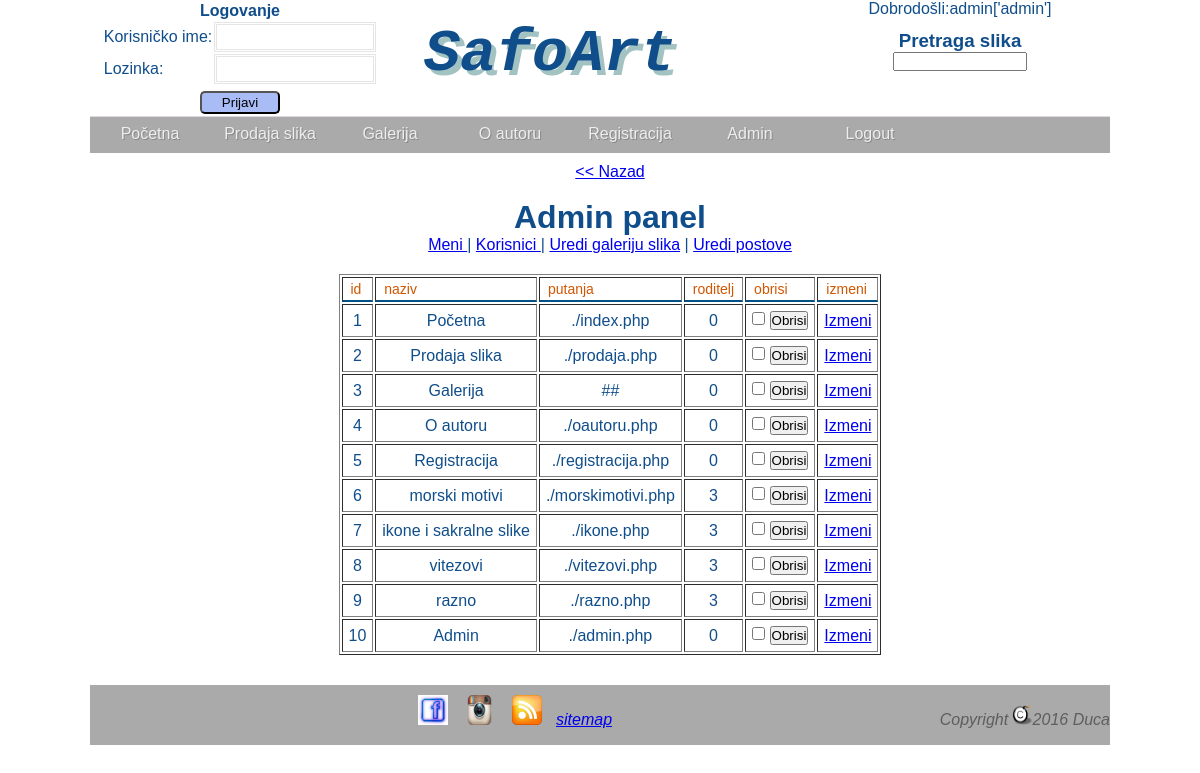
The app's page /net2ftp-1475092921/public_html/view_meni.php (signed in) with its own data.
### tables this page shows
CREATE TABLE IF NOT EXISTS `menu` (
  `idMenu` int(50) NOT NULL AUTO_INCREMENT,
  `ime` varchar(50) NOT NULL,
  `x` int(15) NOT NULL,
  `link` varchar(50) NOT NULL,
  `tezina` int(50) NOT NULL,
  `roditelj` int(50) NOT NULL,
  PRIMARY KEY (`idMenu`)
);

### net2ftp-1475092921/public_html/view_meni.php (the view, shortened to what this page needs)
<?php
   if($_SESSION['nazivUloge']=='admin'){
   ?>
<!DOCTYPE html PUBLIC "-//W3C//DTD XHTML 1.0 Transitional//EN" "http://www.w3.org/TR/xhtml1/DTD/xhtml1-transitional.dtd">
<html xmlns="http://www.w3.org/1999/xhtml" xml:lang="en" lang="en">
<html>
    <head>
		 <link href="style.css" rel="stylesheet" type="text/css" />
		  <link rel="stylesheet" href="base.css" type="text/css" media="screen" charset="utf-8"/>
	</head>
    <body>
	 <div id="omot">
	       <div id="header"><?php include('header.php');?> </div>
		   <div class="nav">
           <?php include_once('menu.php'); ?>
		   </div>
		   <div id="sredina" style="margin:auto;text-align:center;padding:10px;">
		    <p><a href="admin.php"><< Nazad</a></p><br/>
	              <h1>Admin panel</h1>
				  <a href="view_meni.php"> Meni </a>  |
		         <a href="korisnici.php"> Korisnici </a>  |
		   <a href="adminSlike.php">Uredi galeriju slika</a>      |
		  <a href="adminPost.php">Uredi postove</a>
		         <div id="adminPrikaz">
		<?php
		include('konn.php');
	$upit="SELECT * FROM menu ORDER BY idMenu";
	$run=mysqli_query($conn,$upit);
	if(mysqli_num_rows($run) == 0)
	{
		echo "Trenutno nema zapisa u bazi !";
	}
	else
	{
	?>
		<form method="post" action="<?php echo $_SERVER['php_self'];?>">
	<table border='1' class='brisKor'style="margin:20px auto;">
		<tr>
	<th>id</th>
	<th>naziv</th>
	<th>putanja</th>
	<th>roditelj</th>
	<th>obrisi</th>
	<th>izmeni</th>
	</tr>
<?php
	while($red=mysqli_fetch_array($run)){
	echo '<tr>
		<td>'. $red['idMenu'].'</td>
	<td>'.$red['ime'].'</td>
	<td>'. $red['link'].'</td>
	<td>'.$red['roditelj'].'</td>
	<td><input type="checkbox" name="brisanje[]" value='.$red['idMenu'].'>
	<input type="submit" name="btnBrisi" value="Obrisi"></td>
	<td><a href="izmeni.php?edit='. $red['idMenu'].'">Izmeni</a></td>
	</tr>';
 } ?>
	</table></form><?php }?>
				</div>
		   </div>
		   <div id="footer"><?php include('footer.php');?></div>
	 </div>
	</body>
</html>
<?php }
   else{
	   header('Location:index.php');
   }
 ?>

### net2ftp-1475092921/public_html/menu.php (shortened to what this page needs)
 <?php
  include('konn.php');
$upit="SELECT * FROM menu WHERE roditelj=0 ORDER BY idMenu ASC";
$rezultat=mysqli_query($conn,$upit);
 echo '<ul id="menu" class="menu">';
 while($red=mysqli_fetch_array($rezultat)){
	 echo"<li><a href='".$red['link']."' >".$red['ime']."</a>";
     Podmeni($red['idMenu'],$conn);
	 echo"</li>";
 }
 if(isset($_SESSION['idUloge']))
			{
			?>
			<a href="logout.php">Logout</a>
			<?php }
 echo "</ul>";
  function Podmeni($roditelj,$conn)
		{
			$upit1="SELECT * FROM menu WHERE roditelj=$roditelj ORDER BY idMenu ASC";
			$rezultat=mysqli_query($conn,$upit1);
			$vratila_podmeni=mysqli_num_rows($rezultat);
			if($vratila_podmeni>0)
			{
				while($red=mysqli_fetch_array($rezultat))
				{
					Podmeni($red['idMenu'],$conn);
				}
			}
		}
	?>

### net2ftp-1475092921/public_html/style.css (style rules this page uses)
* { padding:0px; margin:0px; outline:0 }
body { font-family: Arial,Helvetica,sans-serif; background-repeat:no-repeat; background-attachment:fixed; color:#104E8B; / }
#omot { width:1020px; margin:0 auto; }
#header { width:1020px;border-bottom:1px solid #E0D8E0;background-color:#FFFFFF;display:block; }
.nav { width:1020px;height:36px; background:#aaa; color:#fff; text-shadow:1px 1px #888; z-index:1000;margin:auto; }
#menu { width:1020px;margin:auto;text-align:center; }
.menu a { float:left; color:#eee; text-decoration:none; width:120px; height:28px; padding-top:8px }
.menu { list-style:none; font:16px Arial,Verdana; text-align:center; width:600px; margin:0 auto }
.menu li { position:relative; float:left; width:120px; z-index:1000 }
#sredina { width:1020px; background-color:#FFFFFF; display:block; margin:auto; }
#footer { height:60px;width:1020px;background:#aaa;text-align:center;display:block; }

### net2ftp-1475092921/public_html/base.css (style rules this page uses)
.brisKor th { border-bottom: 2px solid #015287; color: #D15600; font-size: 14px; font-weight: normal; text-align: left; padding: 3px 8px; }
.brisKor td { padding: 6px; }

### records on screen
menu: ime "Početna", idMenu "1", link "./index.php", roditelj "0"
menu: ime "Prodaja slika", idMenu "2", link "./prodaja.php", roditelj "0"
menu: ime "Galerija", idMenu "3", link "##", roditelj "0"
menu: ime "O autoru", idMenu "4", link "./oautoru.php", roditelj "0"
menu: ime "Registracija", idMenu "5", link "./registracija.php", roditelj "0"
menu: ime "Admin", idMenu "10", link "./admin.php", roditelj "0"
menu: idMenu "6", ime "morski motivi", link "./morskimotivi.php", roditelj "3"
menu: idMenu "7", ime "ikone i sakralne slike", link "./ikone.php", roditelj "3"
menu: idMenu "8", ime "vitezovi", link "./vitezovi.php", roditelj "3"
menu: idMenu "9", ime "razno", link "./razno.php", roditelj "3"

### other values on screen
$_SESSION['username'] "admin"
$_SESSION['nazivUloge'] "admin"
